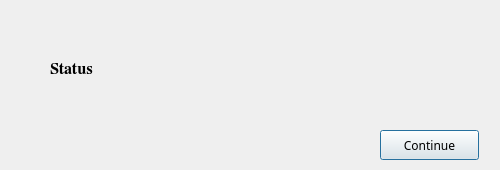
<?xml version="1.0" encoding="UTF-8"?>
<ui version="4.0">
 <class>WarningDialog</class>
 <widget class="QDialog" name="WarningDialog">
  <property name="windowModality">
   <enum>Qt::WindowModal</enum>
  </property>
  <property name="geometry">
   <rect>
    <x>0</x>
    <y>0</y>
    <width>500</width>
    <height>170</height>
   </rect>
  </property>
  <property name="sizePolicy">
   <sizepolicy hsizetype="Fixed" vsizetype="Fixed">
    <horstretch>0</horstretch>
    <verstretch>0</verstretch>
   </sizepolicy>
  </property>
  <property name="minimumSize">
   <size>
    <width>500</width>
    <height>170</height>
   </size>
  </property>
  <property name="maximumSize">
   <size>
    <width>500</width>
    <height>170</height>
   </size>
  </property>
  <property name="windowTitle">
   <string>pH Calibration</string>
  </property>
  <property name="modal">
   <bool>true</bool>
  </property>
  <widget class="QLabel" name="userInfo">
   <property name="geometry">
    <rect>
     <x>50</x>
     <y>20</y>
     <width>421</width>
     <height>101</height>
    </rect>
   </property>
   <property name="font">
    <font>
     <family>FreeSerif</family>
     <pointsize>12</pointsize>
     <weight>75</weight>
     <bold>true</bold>
    </font>
   </property>
   <property name="text">
    <string>Status</string>
   </property>
   <property name="textFormat">
    <enum>Qt::RichText</enum>
   </property>
   <property name="wordWrap">
    <bool>true</bool>
   </property>
  </widget>
  <widget class="QPushButton" name="cont">
   <property name="geometry">
    <rect>
     <x>380</x>
     <y>130</y>
     <width>99</width>
     <height>30</height>
    </rect>
   </property>
   <property name="font">
    <font>
     <family>PibotoLt</family>
     <weight>50</weight>
     <bold>false</bold>
    </font>
   </property>
   <property name="text">
    <string>Continue</string>
   </property>
  </widget>
 </widget>
 <resources/>
 <connections/>
</ui>
